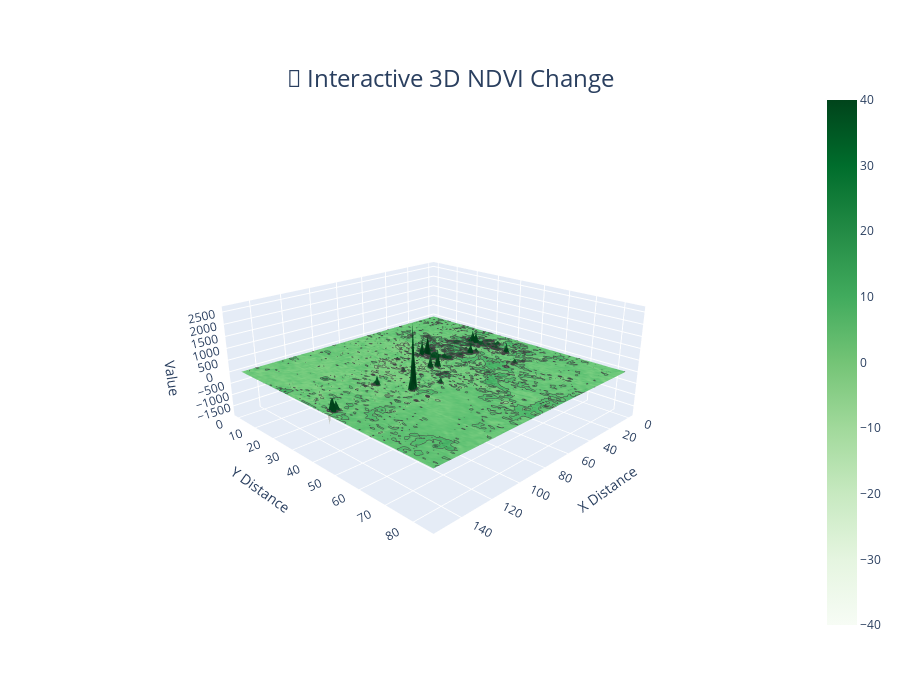
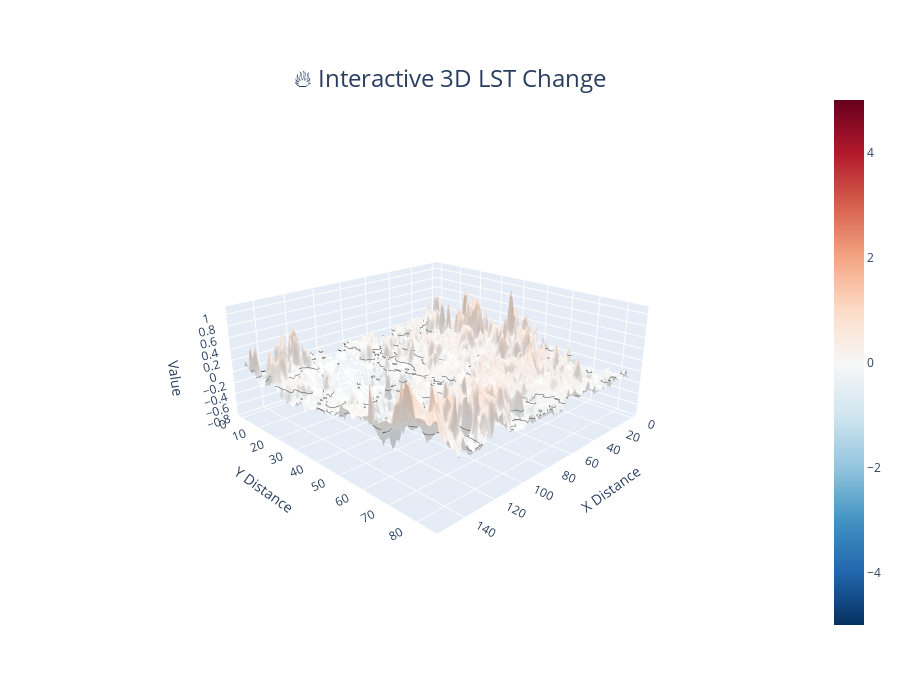

The code cell stored with these charts, in order, in its notebook:
### Code cell
import numpy as np
import matplotlib.pyplot as plt
from mpl_toolkits.mplot3d import Axes3D
import rasterio
import plotly.graph_objects as go
from matplotlib import cm
from matplotlib.colors import LightSource

def improved_plot_3d_surface(raster_path, title='3D Surface Plot', cmap='viridis', zlim=None, 
                            subsample=4, figsize=(12, 10), elev=30, azim=45, 
                            lighting=True, shade=True, edge_color=None, alpha=1.0):
    """
    Create an improved 3D surface plot with better scaling and options
    
    Parameters:
    -----------
    raster_path : str
        Path to the raster file
    title : str
        Plot title
    cmap : str
        Matplotlib colormap name
    zlim : tuple or None
        Optional z-limits as (min, max)
    subsample : int
        Subsampling factor to reduce data size (higher = smaller plot, faster rendering)
    figsize : tuple
        Figure size as (width, height)
    elev : float
        Elevation viewing angle in degrees
    azim : float
        Azimuth viewing angle in degrees
    lighting : bool
        Whether to add 3D lighting effects
    shade : bool
        Whether to add shading effects
    edge_color : str or None
        Color for edges or None for no edges
    alpha : float
        Transparency (0.0 to 1.0)
    """
    # Open and read raster
    with rasterio.open(raster_path) as src:
        data = src.read(1)
        data = np.nan_to_num(data, nan=0.0)
        transform = src.transform
        
        # Get spatial reference info
        xres = transform[0]
        yres = transform[4]
        
    # Apply subsampling to make plot more manageable
    data_small = data[::subsample, ::subsample]
    rows, cols = data_small.shape
    
    # Create coordinate arrays in real-world units if available
    x = np.arange(0, cols) * xres * subsample
    y = np.arange(0, rows) * abs(yres) * subsample
    X, Y = np.meshgrid(x, y)
    
    # Create figure and 3D axis
    fig = plt.figure(figsize=figsize)
    ax = fig.add_subplot(111, projection='3d')
    
    # Calculate appropriate scaling factor to make z-axis proportional to x,y
    if zlim:
        zrange = zlim[1] - zlim[0]
    else:
        zrange = data_small.max() - data_small.min()
    
    # Calculate median width of the x and y dimensions
    xy_range = (x.max() + y.max()) / 2
    
    # Make z axis about 1/3 of the xy range for good proportions
    scale_z = xy_range / (zrange * 3)
    
    # Apply light source for better 3D appearance
    if lighting:
        ls = LightSource(azdeg=315, altdeg=45)
        rgb = ls.shade(data_small, cmap=cm.get_cmap(cmap), blend_mode='soft', 
                      vert_exag=2, norm=plt.Normalize(data_small.min(), data_small.max()))
        surf = ax.plot_surface(X, Y, data_small, facecolors=rgb, linewidth=0, 
                              antialiased=True, shade=shade, alpha=alpha)
    else:
        surf = ax.plot_surface(X, Y, data_small, cmap=cmap, linewidth=0, 
                              antialiased=True, shade=shade, alpha=alpha)
    
    # Add edges if requested
    if edge_color:
        ax.plot_wireframe(X, Y, data_small, color=edge_color, linewidth=0.5, alpha=0.5)
    
    # Adjust the scaling of the z-axis
    ax.set_box_aspect([1, 1, 0.3])  # Adjust z scaling relative to x and y
    
    # Set labels and title
    ax.set_title(title, fontsize=16, pad=20)
    ax.set_xlabel('X Distance (m)', labelpad=10)
    ax.set_ylabel('Y Distance (m)', labelpad=10)
    ax.set_zlabel('Value', labelpad=10)
    
    # Set the viewing angle
    ax.view_init(elev=elev, azim=azim)
    
    # Set z limits if provided
    if zlim:
        ax.set_zlim(zlim)
    
    # Add colorbar
    fig.colorbar(surf, ax=ax, shrink=0.5, aspect=10, pad=0.1)
    
    plt.tight_layout()
    return fig

def interactive_3d_plot(raster_path, title='Interactive 3D Plot', colorscale='Viridis', 
                        zmin=None, zmax=None, subsample=4, width=900, height=700):
    """
    Create an interactive 3D plot using Plotly
    
    Parameters:
    -----------
    raster_path : str
        Path to the raster file
    title : str
        Plot title
    colorscale : str
        Plotly colorscale name
    zmin, zmax : float or None
        Value limits for colorscale
    subsample : int 
        Subsampling factor to reduce data size
    width, height : int
        Figure dimensions in pixels
    """
    # Open and read raster
    with rasterio.open(raster_path) as src:
        data = src.read(1)
        data = np.nan_to_num(data, nan=0.0)
        transform = src.transform
    
    # Subsample data for better performance
    data_small = data[::subsample, ::subsample]
    
    # Create the figure
    fig = go.Figure(data=[go.Surface(
        z=data_small,
        colorscale=colorscale,
        cmin=zmin,
        cmax=zmax,
        contours={
            "z": {"show": True, "start": zmin, "end": zmax, "size": (zmax-zmin)/10 if zmin is not None and zmax is not None else None}
        }
    )])
    
    # Update layout
    fig.update_layout(
        title={"text": title, "y": 0.9, "x": 0.5, "xanchor": "center", "yanchor": "top", "font": {"size": 24}},
        scene={
            "aspectratio": {"x": 1, "y": 1, "z": 0.4},
            "camera": {"eye": {"x": 1.5, "y": 1.5, "z": 0.8}},
            "xaxis": {"title": "X Distance", "nticks": 10},
            "yaxis": {"title": "Y Distance", "nticks": 10},
            "zaxis": {"title": "Value", "nticks": 10}
        },
        width=width,
        height=height,
        margin={"l": 65, "r": 50, "b": 65, "t": 90},
        scene_camera_eye={"x": 1.5, "y": 1.5, "z": 0.8}
    )
    
    return fig

# Example usage
if __name__ == "__main__":
    # Replace with your actual paths
    ndvi_path = "./change-detection-cumulative/NDVI_CumulativeChange_2013_2024.tif"
    lst_path = "./change-detection-cumulative/LST_CumulativeChange_2013_2024.tif"
    
    # Create static 3D plots with improved scaling
    fig_ndvi = improved_plot_3d_surface(
        ndvi_path, 
        title="Enhanced 3D NDVI Change (2013-2024)", 
        cmap='YlGn', 
        zlim=(-50, 50),
        subsample=6,  # Increase for faster rendering, decrease for more detail
        elev=35,      # Viewing elevation angle
        azim=30       # Viewing azimuth angle
    )
    plt.show()
    
    fig_lst = improved_plot_3d_surface(
        lst_path, 
        title="Enhanced 3D LST Change (2013-2024)", 
        cmap='coolwarm', 
        zlim=(-5, 5),  # Narrower range for better contrast
        subsample=6,
        lighting=True,
        shade=True,
        edge_color='gray'
    )
    plt.show()
    
    # Create interactive plots
    fig_ndvi_interactive = interactive_3d_plot(
        ndvi_path,
        title="🌱 Interactive 3D NDVI Change", 
        colorscale='Greens', 
        zmin=-40, 
        zmax=40,
        subsample=8  # Higher for smoother interactive experience
    )
    fig_ndvi_interactive.show()
    
    fig_lst_interactive = interactive_3d_plot(
        lst_path,
        title="🔥 Interactive 3D LST Change", 
        colorscale='RdBu_r', 
        zmin=-5, 
        zmax=5,
        subsample=8
    )
    fig_lst_interactive.show()

### Figure 1 — Plotly figure (JSON) as saved in the notebook; plotly's stock layout.template omitted (floating-point values rounded to 4 significant figures; data arrays with more than 128 entries replaced by an {"elided": "..."} marker saying what was removed)
{"data": [{"cmax": 40, "cmin": -40, "colorscale": [[0, "rgb(247,252,245)"], [0.125, "rgb(229,245,224)"], [0.25, "rgb(199,233,192)"], [0.375, "rgb(161,217,155)"], [0.5, "rgb(116,196,118)"], [0.625, "rgb(65,171,93)"], [0.75, "rgb(35,139,69)"], [0.875, "rgb(0,109,44)"], [1, "rgb(0,68,27)"]], "contours": {"z": {"end": 40, "show": true, "size": 8, "start": -40}}, "type": "surface", "z": {"elided": "85x153 float values"}}], "layout": {"height": 700, "margin": {"b": 65, "l": 65, "r": 50, "t": 90}, "scene": {"aspectratio": {"x": 1, "y": 1, "z": 0.4}, "camera": {"eye": {"x": 1.5, "y": 1.5, "z": 0.8}}, "xaxis": {"nticks": 10, "title": {"text": "X Distance"}}, "yaxis": {"nticks": 10, "title": {"text": "Y Distance"}}, "zaxis": {"nticks": 10, "title": {"text": "Value"}}}, "title": {"font": {"size": 24}, "text": "🌱 Interactive 3D NDVI Change", "x": 0.5, "xanchor": "center", "y": 0.9, "yanchor": "top"}, "width": 900}}

### Figure 2 — Plotly figure (JSON) as saved in the notebook; plotly's stock layout.template omitted (floating-point values rounded to 4 significant figures; data arrays with more than 128 entries replaced by an {"elided": "..."} marker saying what was removed)
{"data": [{"cmax": 5, "cmin": -5, "colorscale": [[0, "rgb(5,48,97)"], [0.1, "rgb(33,102,172)"], [0.2, "rgb(67,147,195)"], [0.3, "rgb(146,197,222)"], [0.4, "rgb(209,229,240)"], [0.5, "rgb(247,247,247)"], [0.6, "rgb(253,219,199)"], [0.7, "rgb(244,165,130)"], [0.8, "rgb(214,96,77)"], [0.9, "rgb(178,24,43)"], [1, "rgb(103,0,31)"]], "contours": {"z": {"end": 5, "show": true, "size": 1, "start": -5}}, "type": "surface", "z": {"elided": "85x153 float values"}}], "layout": {"height": 700, "margin": {"b": 65, "l": 65, "r": 50, "t": 90}, "scene": {"aspectratio": {"x": 1, "y": 1, "z": 0.4}, "camera": {"eye": {"x": 1.5, "y": 1.5, "z": 0.8}}, "xaxis": {"nticks": 10, "title": {"text": "X Distance"}}, "yaxis": {"nticks": 10, "title": {"text": "Y Distance"}}, "zaxis": {"nticks": 10, "title": {"text": "Value"}}}, "title": {"font": {"size": 24}, "text": "🔥 Interactive 3D LST Change", "x": 0.5, "xanchor": "center", "y": 0.9, "yanchor": "top"}, "width": 900}}
